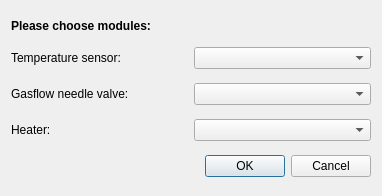
<?xml version="1.0" encoding="UTF-8"?>
<ui version="4.0">
 <class>Dialog</class>
 <widget class="QDialog" name="Dialog">
  <property name="geometry">
   <rect>
    <x>0</x>
    <y>0</y>
    <width>382</width>
    <height>196</height>
   </rect>
  </property>
  <property name="windowTitle">
   <string>Dialog</string>
  </property>
  <layout class="QGridLayout" name="gridLayout">
   <item row="3" column="0">
    <widget class="QLabel" name="label_3">
     <property name="text">
      <string>Gasflow needle valve:</string>
     </property>
    </widget>
   </item>
   <item row="5" column="0" colspan="2">
    <widget class="QDialogButtonBox" name="buttonBox">
     <property name="orientation">
      <enum>Qt::Horizontal</enum>
     </property>
     <property name="standardButtons">
      <set>QDialogButtonBox::Cancel|QDialogButtonBox::Ok</set>
     </property>
    </widget>
   </item>
   <item row="4" column="1">
    <widget class="QComboBox" name="comboBox_3"/>
   </item>
   <item row="2" column="0">
    <widget class="QLabel" name="label_2">
     <property name="text">
      <string>Temperature sensor:</string>
     </property>
    </widget>
   </item>
   <item row="4" column="0">
    <widget class="QLabel" name="label_4">
     <property name="text">
      <string>Heater:</string>
     </property>
    </widget>
   </item>
   <item row="0" column="0" colspan="2">
    <widget class="QLabel" name="label">
     <property name="sizePolicy">
      <sizepolicy hsizetype="Preferred" vsizetype="Maximum">
       <horstretch>0</horstretch>
       <verstretch>0</verstretch>
      </sizepolicy>
     </property>
     <property name="font">
      <font>
       <weight>75</weight>
       <bold>true</bold>
      </font>
     </property>
     <property name="text">
      <string>Please choose modules:</string>
     </property>
    </widget>
   </item>
   <item row="3" column="1">
    <widget class="QComboBox" name="comboBox_2">
     <property name="contextMenuPolicy">
      <enum>Qt::DefaultContextMenu</enum>
     </property>
    </widget>
   </item>
   <item row="2" column="1">
    <widget class="QComboBox" name="comboBox"/>
   </item>
  </layout>
 </widget>
 <resources/>
 <connections>
  <connection>
   <sender>buttonBox</sender>
   <signal>accepted()</signal>
   <receiver>Dialog</receiver>
   <slot>accept()</slot>
   <hints>
    <hint type="sourcelabel">
     <x>248</x>
     <y>254</y>
    </hint>
    <hint type="destinationlabel">
     <x>157</x>
     <y>274</y>
    </hint>
   </hints>
  </connection>
  <connection>
   <sender>buttonBox</sender>
   <signal>rejected()</signal>
   <receiver>Dialog</receiver>
   <slot>reject()</slot>
   <hints>
    <hint type="sourcelabel">
     <x>316</x>
     <y>260</y>
    </hint>
    <hint type="destinationlabel">
     <x>286</x>
     <y>274</y>
    </hint>
   </hints>
  </connection>
 </connections>
</ui>
